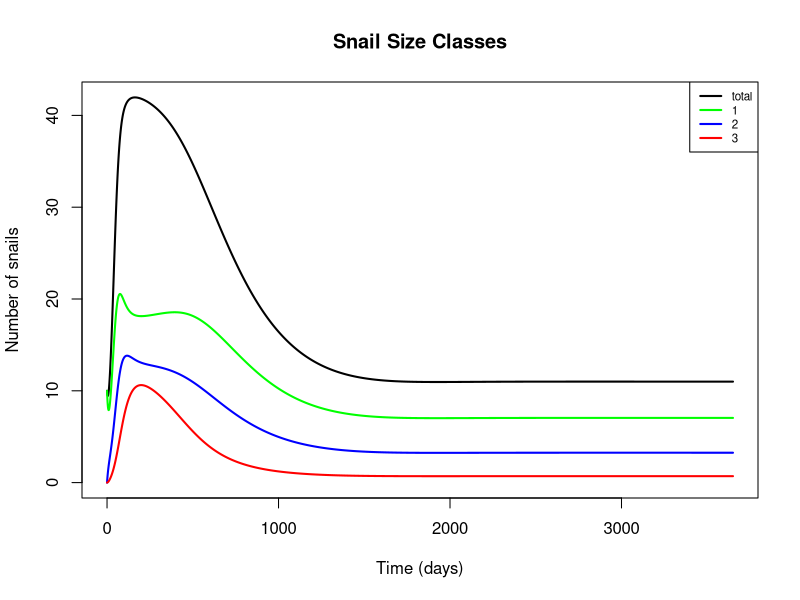
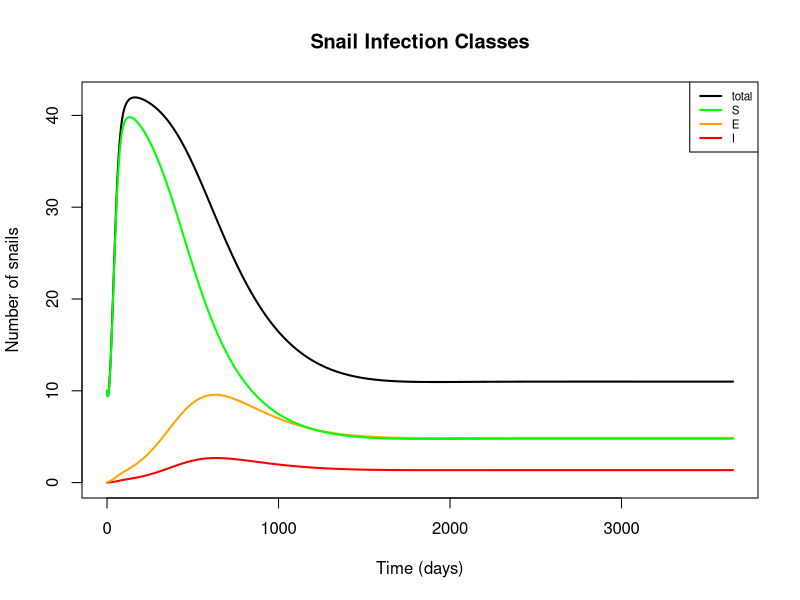
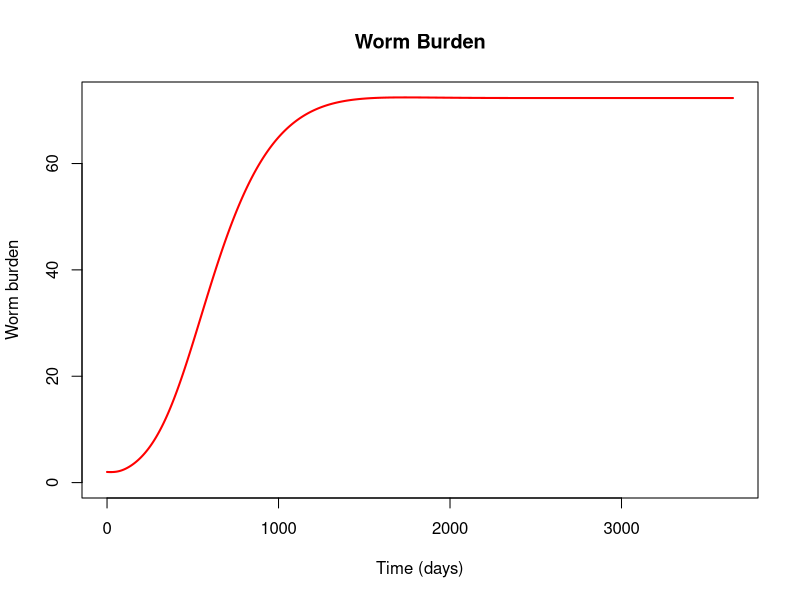
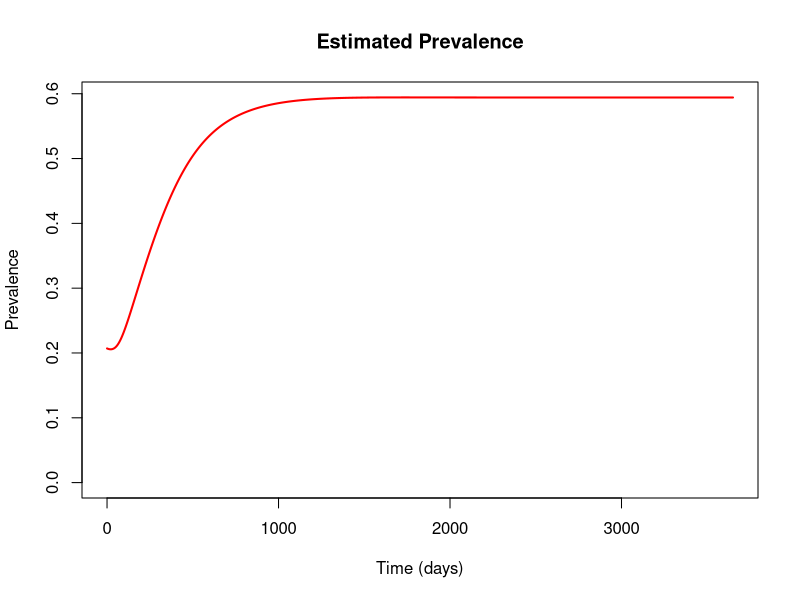
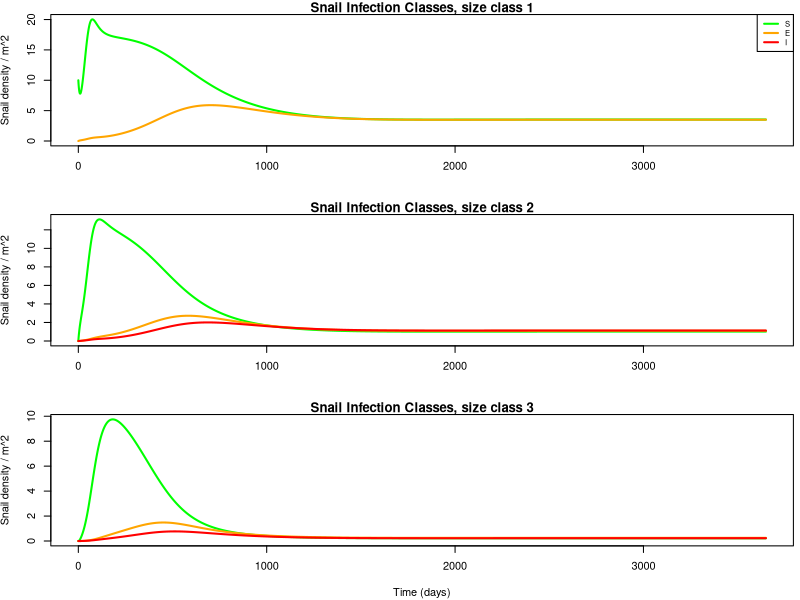

Here is the R script that generated these plots, in order:
## Epidemiological model including snail size classes; no predation

## To-do list:
  # Continue tuning infection parameters, draw estimates from literature as necessary
  # May want to consider a few aspects of snail dynamics further, e.g.: 
      # Should small snails be able to get infected at all?
      # Should exposed snails be able to reproduce at a reduced rate?
      # Should growth rates differ by infection status?
      # Think a little more about diagonal transitions
      # Reconsider area scaling
  # Come up with R0 expression?

require(deSolve)

snail_epi = function(t, n, parameters) { 
  with(as.list(parameters),{
    
    S1=n[1]
    S2=n[2]
    S3=n[3]
    E1=n[4]
    E2=n[5]
    E3=n[6]
    I2=n[7]
    I3=n[8]
    W=n[9]
    
    S = S1+S2+S3    # Total susceptible snails
    E = E1+E2+E3    # Total exposed snails
    I = I2+I3       # Total infected snails
    N = S+E+I       # Total number of snails
    M = m*0.5*W     # Miracidial density per person as a function of mean worm burden (W) and miracidial shedding rate (m)
    rho = g2/sigma  # Fraction of E2 snails that transition directly to I3
    
    dS1dt = f*(1-N/(Kn*A))*(S2+S3+z*(E2+E3)) - muN1*S1 - psi1*S1 - g1*S1 - (beta)*M*H*S1
    
    dS2dt = g1*S1 - muN2*S2 - psi2*S2 - g2*S2 - (beta)*M*H*S2
    
    dS3dt = g2*S2 - muN3*S3 - psi3*S3 - (beta)*M*H*S3
    
    dE1dt = (beta)*M*H*S1 - muN1*E1 - psi1*E1 - sigma*E1
    
    dE2dt = (beta)*M*H*S2 - muN2*E2 - psi2*E2 - sigma*E2
    
    dE3dt = (beta)*M*H*S3 - muN3*E3 - psi3*E3 - sigma*E3
    
    dI2dt = sigma*E1 + sigma*(1-rho)*E2 - (muN2 + muI)*I2 - psi2*I2
    
    dI3dt = sigma*rho*E2 + sigma*E3 - (muN3 + muI)*I3 - psi3*I3
    
    dWdt = lambda*I2/A + theta*lambda*I3/A - (muW + muH)*W
    
    
    return(list(c(dS1dt, dS2dt, dS3dt, dE1dt, dE2dt, dE3dt, dI2dt, dI3dt, dWdt)))
  }) 
} 

# Set initial values and parameters
area = 1
nstart = c(S1 = 10*area, S2 = 0, S3 = 0, E1 = 0, E2 = 0, E3 = 0, I2 = 0, I3 = 0, W = 2)
time = seq(0,365*10,1)

parameters=c(
  ## Location parameters
  A = area,          # Area of site of interest, m^2
  H = 1000,          # Human population at site of interest
  
  ## Reproductive parameters
  f = 0.26,          # Birth rate of adult snails (snails/reproductive snail/day, including survival to detection; more like a recruitment rate)
  Kn = 50,           # Carrying capacity of snails (snails/m^2), from Sokolow et al. 2015
  z = 0.5,           # Fraction of exposed snails that can reproduce, from Sokolow et al. 2015
  
  ## Snail mortality parameters
  muN1 = 1/40,       # Natural mortality rate of small snails (deaths/snail/day; assume mean lifespan = 50 days)
  muN2 = 1/50,       # Natural mortality rate of medium snails (deaths/snail/day; assume mean lifespan = 50 days)
  muN3 = 1/60,       # Natural mortality rate of large snails (deaths/snail/day; assume mean lifespan = 50 days)
  muI = 1/10,        # Additional mortality rate of shedding snails as a result of infection, from Sokolow et al. 2015
  
  ## Predation parameters
  psi1 = 0,          # Predation rate of prawns on small snails, ignored in this model
  psi2 = 0,          # Predation rate of prawns on medium snails, ignored in this model
  psi3 = 0,          # Predation rate of prawns on large snails, ignored in this model
  
  ## Snail growth parameters
  g1 = 1/37,         # Growth rate of small snails (size class transition rate, in terms of days to grow 4mm; adapted from McCreesh et al. 2014, assuming water temp. of 25 C)
  g2 = 1/62,         # Growth rate of medium snails (size class transition rate, in terms of days to grow 4mm; adapted from McCreesh et al. 2014, assuming water temp. of 25 C)
  
  ## Infection parameters
  beta = 2e-6,       # Human-to-snail infection probability in reference area (infected snails/miracidia/snail/day); adjusted from Sokolow et al. 2015 (original value: 4e-6)
  m = 0.8,           # Miracidial shedding rate per adult female worm divided by miracidial mortality; from Sokolow et al. 2015
  sigma = 1/30,      # Latent period for exposed snails (infectious snails/exposed snail/day); adjusted from Sokolow et al. 2015 (original value: 1/50)
  lambda = 4e-2,     # Snail-to-human infection probability scaled to 1 m^2 (composite including cercarial shedding, mortality, infection, survival to patency); adjusted from Sokolow et al. 2015 (original value: 0.1)
  theta = 2,         # Scale factor describing increase in cercarial shedding rate in larger snails; from Chu & Dawood 1970 (estimated to be between 2 and 10)
  
  ## Schisto mortality parameters
  muW = 1/(3.3*365), # Natural mortality rate of adult worms in humans, assuming average lifespan of 3.3 years, from Sokolow et al. 2015
  muH = 1/(60*365)   # Natural mortality of humans (contributing to worm mortality), assuming average lifespan of 60 years, from Sokolow et al. 2015
)


# Run & plot
output_s.epi = as.data.frame(ode(nstart,time,snail_epi,parameters))

  snailepiq<-output_s.epi[dim(output_s.epi)[1],] #save equilibrium values

output_s.epi$S.t = output_s.epi$S1 + output_s.epi$S2 + output_s.epi$S3                # Total susceptible snails
output_s.epi$E.t = output_s.epi$E1 + output_s.epi$E2 + output_s.epi$E3                # Total exposed snails 
output_s.epi$I.t = output_s.epi$I2 + output_s.epi$I3                                  # Total infected snails
output_s.epi$N.t = output_s.epi$S.t + output_s.epi$E.t + output_s.epi$I.t             # Total snails
output_s.epi$t.1 = output_s.epi$S1 + output_s.epi$E1                                  # Total snails of size class 1
output_s.epi$t.2 = output_s.epi$S2 + output_s.epi$E2 + + output_s.epi$I2              # Total snails of size class 2
output_s.epi$t.3 = output_s.epi$S3 + output_s.epi$E3 + + output_s.epi$I3              # Total snails of size class 3
output_s.epi$prev = pnbinom(2, size = 0.2, mu = output_s.epi$W, lower.tail = FALSE)   # Estimated prevalence, using a negative binomial dist. with k = 0.2 (fitted from EPLS data)
  
opar<-par()

plot(x = output_s.epi$time, y = output_s.epi$N.t, type = 'l', col = 'black', lwd=2, xlab = 'Time (days)', 
     ylab = 'Number of snails', ylim = c(0,max(output_s.epi$N.t)),
     main = 'Snail Size Classes')
  lines(output_s.epi$time, output_s.epi$t.1, col = 'green', lwd = 2)
  lines(output_s.epi$time, output_s.epi$t.2, col = 'blue', lwd = 2)
  lines(output_s.epi$time, output_s.epi$t.3, col = 'red', lwd = 2)
  legend('topright', legend = c('total', '1', '2', '3'), lwd = 2, col = c('black', 'green', 'blue', 'red'), cex = 0.7)
  
plot(x = output_s.epi$time, y = output_s.epi$N.t, type = 'l', col = 'black', lwd=2, xlab = 'Time (days)', 
     ylab = 'Number of snails', ylim = c(0,max(output_s.epi$N.t)), 
     main = 'Snail Infection Classes')
  lines(output_s.epi$time, output_s.epi$I.t, col = 'red', lwd = 2)
  lines(output_s.epi$time, output_s.epi$E.t, col = 'orange', lwd = 2)
  lines(output_s.epi$time, output_s.epi$S.t, col = 'green', lwd = 2)
  legend('topright', legend = c('total', 'S', 'E', 'I'), lwd = 2, col = c('black', 'green', 'orange', 'red'), cex = 0.7)

plot(x = output_s.epi$time, y = output_s.epi$W, type = 'l', col = 'red', lwd=2, xlab = 'Time (days)', 
     ylab = 'Worm burden', ylim = c(0,max (output_s.epi$W)),
     main = 'Worm Burden')

plot(x = output_s.epi$time, y = output_s.epi$prev, type = 'l', col = 'red', lwd=2, xlab = 'Time (days)', 
     ylab = 'Prevalence', ylim = c(0,max (output_s.epi$prev)),
     main = 'Estimated Prevalence')

par(mfrow = c(3,1), mar = c(4,3.75,1,0.4)+0.1)

plot(x = output_s.epi$time, y = output_s.epi$S1, type = 'l', col = 'green', lwd=2, 
     xlab = '', ylab = 'Snail density / m^2', 
     ylim = c(0,max(output_s.epi$S1)),
     main = 'Snail Infection Classes, size class 1')
  lines(output_s.epi$time, output_s.epi$E1, col = 'orange', lwd = 2)
  legend('topright', legend = c('S', 'E', 'I'), lwd = 2, col = c('green', 'orange', 'red'), cex = 0.7)
  
plot(x = output_s.epi$time, y = output_s.epi$S2, type = 'l', col = 'green', lwd=2,
     xlab = '', ylab = 'Snail density / m^2', 
     ylim = c(0,max(output_s.epi$S2)),
     main = 'Snail Infection Classes, size class 2')
  lines(output_s.epi$time, output_s.epi$E2, col = 'orange', lwd = 2)
  lines(output_s.epi$time, output_s.epi$I2, col = 'red', lwd = 2)
  
plot(x = output_s.epi$time, y = output_s.epi$S3, type = 'l', col = 'green', lwd=2, 
     xlab = 'Time (days)', ylab = 'Snail density / m^2', 
     ylim = c(0,max(output_s.epi$S3)),
     main = 'Snail Infection Classes, size class 3')
  lines(output_s.epi$time, output_s.epi$E3, col = 'orange', lwd = 2)
  lines(output_s.epi$time, output_s.epi$I3, col = 'red', lwd = 2)

  par(opar) #Return to default plot settings
